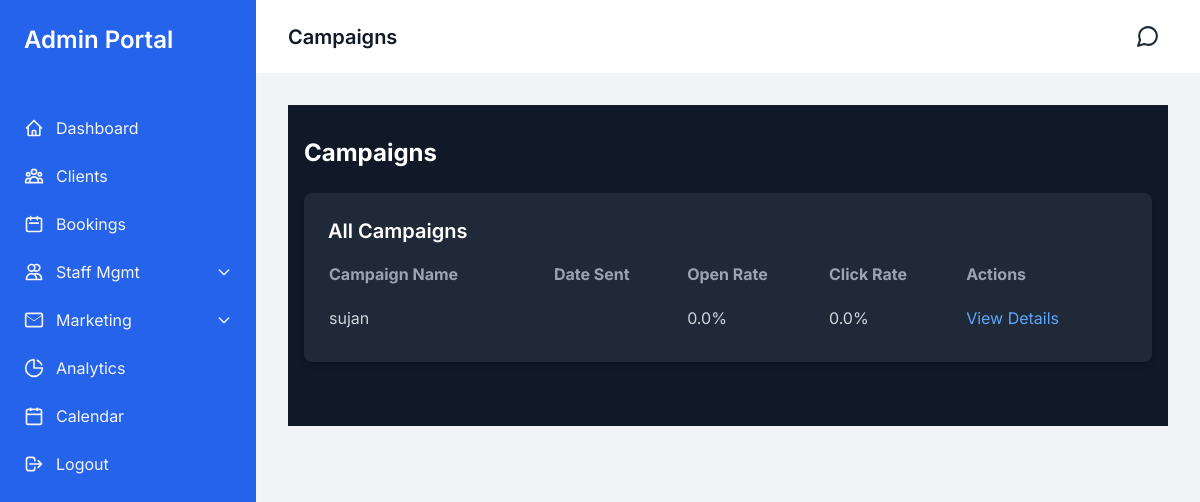
The app's page /admin-portal/campaigns/ (signed in) with its own data.
### admin_portal/models.py (models this page shows, shortened)
class Campaign(models.Model):
    RECIPIENT_CHOICES = [
        ('all', 'All Subscribers'),
        ('active', 'Active Clients'),
        ('inactive', 'Inactive Clients'),
    ]
    name = models.CharField(max_length=200)
    subject = models.CharField(max_length=200)
    content = models.TextField()
    recipient_group = models.CharField(max_length=20, choices=RECIPIENT_CHOICES, default='all')
    user = models.ForeignKey(settings.AUTH_USER_MODEL, on_delete=models.CASCADE, related_name='campaigns')
    date_created = models.DateTimeField(auto_now_add=True)
    date_sent = models.DateTimeField(null=True, blank=True)
    open_rate = models.FloatField(default=0)
    click_rate = models.FloatField(default=0)

### admin_portal/views.py (the view)
# urls.py: path('campaigns/', views.campaigns, name='admin_campaigns'),
@staff_member_required
def campaigns(request):
    campaigns = Campaign.objects.all()
    return render(request, 'marketing/campaigns.html', {'campaigns': campaigns})

### admin_portal/templates/marketing/campaigns.html (shortened to what this page needs)
{% extends "admin_base.html" %}
{% load custom_filters %}
{% block header_title %}Campaigns{% endblock %}
{% block admin_content %}
<div class="container mx-auto px-4 py-8 bg-gray-900 text-gray-300">
    <h1 class="text-2xl font-bold mb-6 text-white">Campaigns</h1>
    <div class="bg-gray-800 rounded-lg shadow-md p-6 mb-8">
        <h2 class="text-xl font-semibold mb-4 text-white">All Campaigns</h2>
        <div class="overflow-x-auto">
            <table class="w-full text-left">
                <thead>
                    <tr>
                        <th class="pb-3 text-gray-400">Campaign Name</th>
                        <th class="pb-3 text-gray-400">Date Sent</th>
                        <th class="pb-3 text-gray-400">Open Rate</th>
                        <th class="pb-3 text-gray-400">Click Rate</th>
                        <th class="pb-3 text-gray-400">Actions</th>
                    </tr>
                </thead>
                <tbody>
                    {% for campaign in campaigns %}
                    <tr>
                        <td class="py-2 text-gray-300">{{ campaign.name }}</td>
                        <td class="py-2 text-gray-300">{{ campaign.date_sent|date:"M d, Y" }}</td>
                        <td class="py-2 text-gray-300">{{ campaign.open_rate }}%</td>
                        <td class="py-2 text-gray-300">{{ campaign.click_rate }}%</td>
                        <td class="py-2 text-gray-300">
                            <a href="{% url 'campaign_details' campaign.id %}" class="text-blue-400 hover:text-blue-300">View Details</a>
                        </td>
                    </tr>
                    {% empty %}
                    <tr>
                        <td colspan="5" class="py-2 text-gray-400">No campaigns found.</td>
                    </tr>
                    {% endfor %}
                </tbody>
            </table>
        </div>
    </div>
</div>
{% endblock %}

### admin_portal/templates/admin_base.html (style rules this page uses)
body { font-family: 'Inter', sans-serif; }

### records on screen
Campaign: name "sujan", open_rate "0.0", click_rate "0.0"
